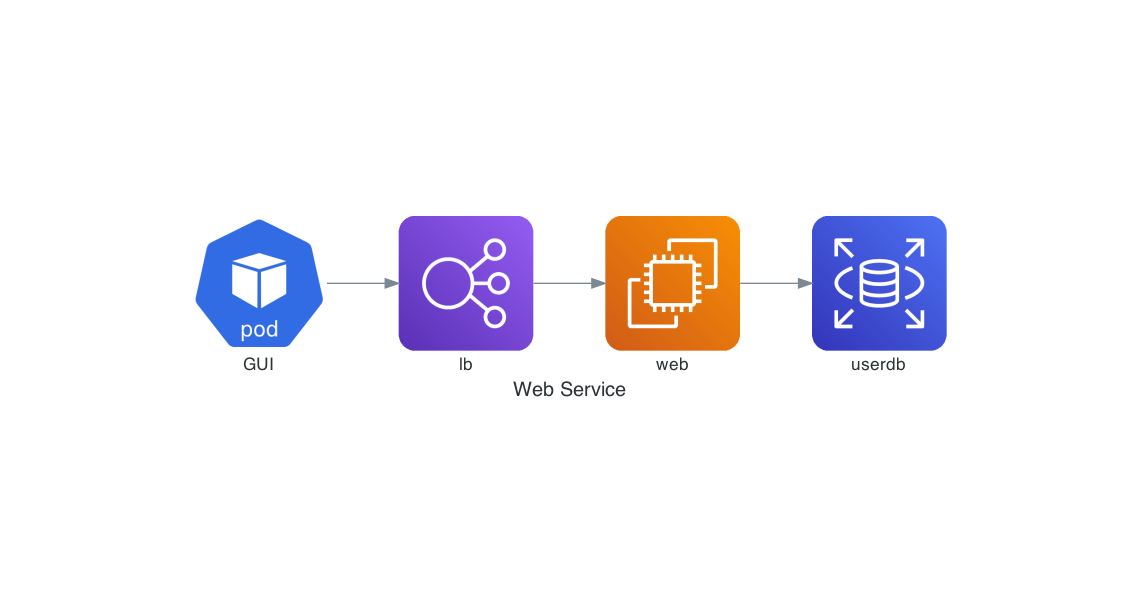

Source code (Python):
# diagram-simple.py
from diagrams import Diagram
from diagrams.aws.compute import EC2
from diagrams.aws.database import RDS
from diagrams.aws.network import ELB

from diagrams.k8s.compute import Pod, StatefulSet


with Diagram("Web Service", show=False):
 (Pod("GUI") >>  ELB("lb")) >> EC2("web") >> RDS("userdb")
